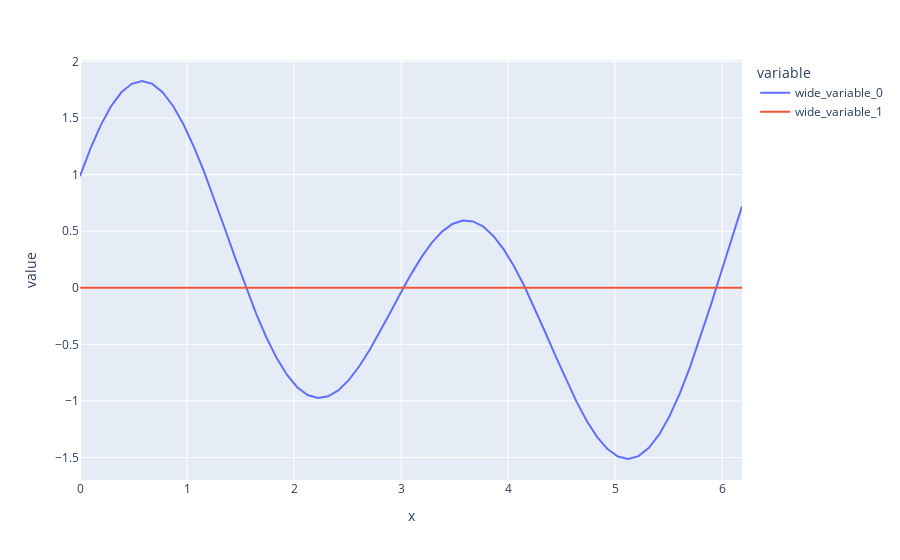

The notebook cell this image was saved under:
### Code cell
# plotting the initial condition X0_mix in space

X0_mix_space = iDFT @ (X0_mix)
print('mean of X0 :',np.mean(X0_mix))
px.line(x=xspan,y=[np.real(X0_mix_space),np.imag(X0_mix_space)])
